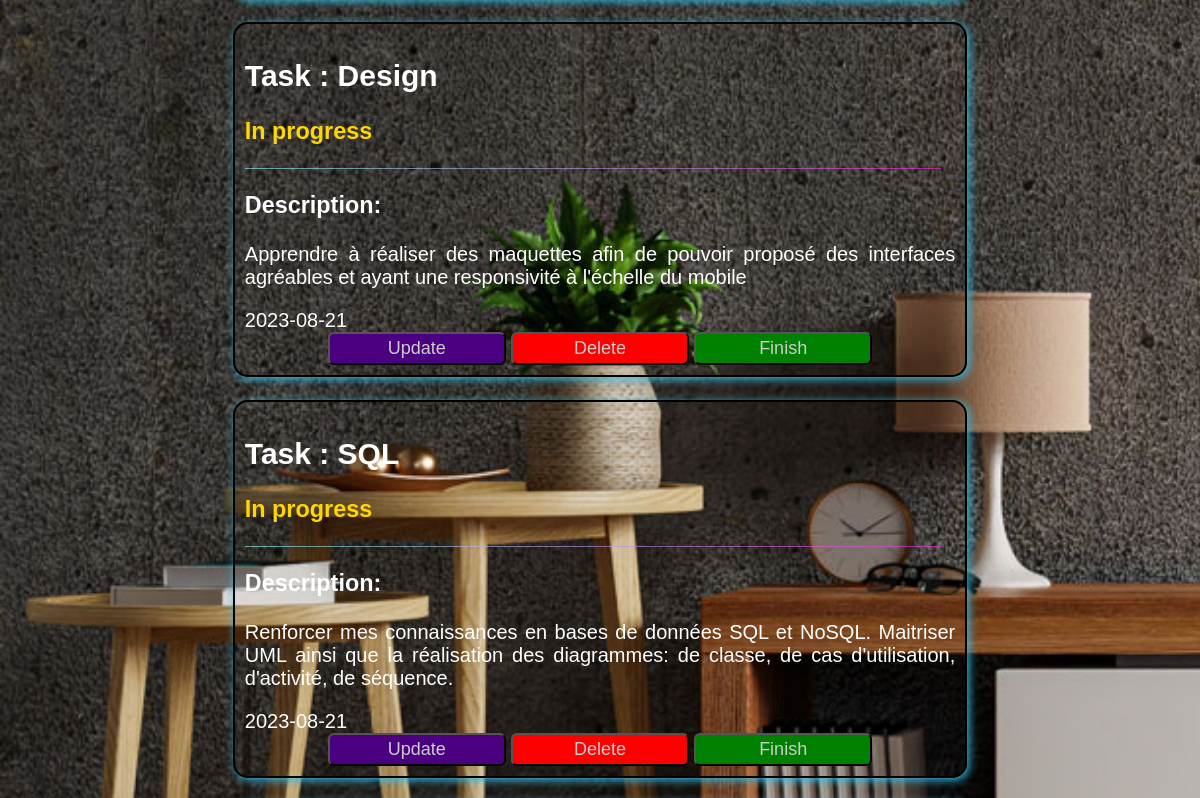
The page /index.php?val=list (signed in, middle part) on the database as committed earlier.
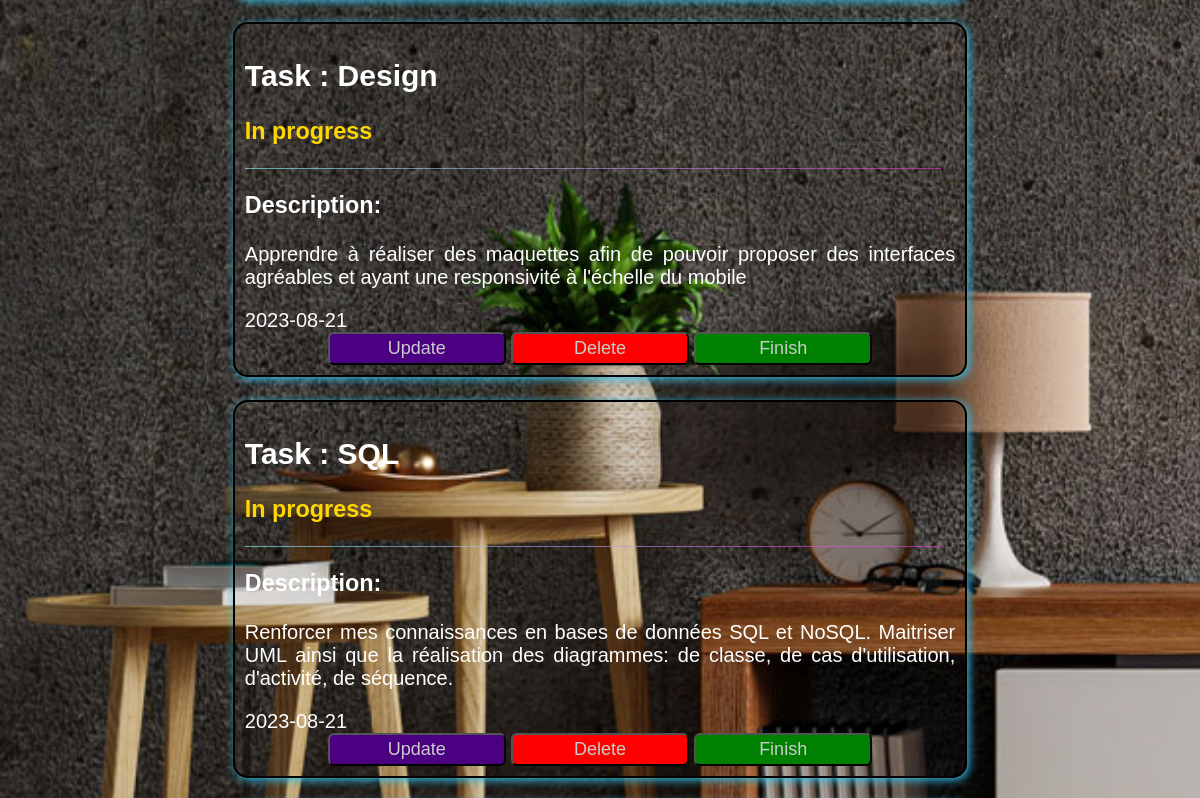
The same page on the database as committed later.
### tables this page shows
CREATE TABLE `tasks` (
  `id_task` int(11) NOT NULL AUTO_INCREMENT,
  `title` varchar(100) NOT NULL,
  `description` text DEFAULT NULL,
  `dates` date DEFAULT NULL,
  `status` varchar(20) DEFAULT 'In progress',
  `id_user` int(11) DEFAULT NULL,
  PRIMARY KEY (`id_task`),
  KEY `id_user` (`id_user`),
  CONSTRAINT `tasks_ibfk_1` FOREIGN KEY (`id_user`) REFERENCES `users` (`id_user`)
);

### liste.php (the view, shortened to what this page needs)
<div class="tasks">
    <?php
    require "connexion.php";
    $user = $_SESSION['user'];
    $sql = "SELECT * FROM users WHERE username = ? ";
    $req = $connexion->prepare($sql);
    $req->execute([$user['username']]);
    $result = $req->fetch();
    $sql = "SELECT  * FROM tasks WHERE id_user = ?";
    $req = $connexion->prepare($sql);
    $req->execute([$result['id_user']]);
    while ($row = $req->fetch()) {
        if ($row['status'] === 'In progress') {
            echo " <br/>
            <center>
            <form method='POST' action=index.php?val=trait>
            <input type='hidden' name='status' value=" . $row['status'] . ">
            <input type='hidden' name='mon_id' value=" . $row['id_task'] . ">
                 <div class='form-task'>
                    <div class='id_task'>
                    <h2>Task : " . $row['title'] . " </h2> <h3 style='color:gold;'> " . $row['status'] . " </h3> </div>
                    <div class='line'></div>
                    <div class='desc-task'>
                        <h3>Description: </h3>
                        <p>
                            " . $row['description'] . "
                        </p>
                    </div>
                    <div class='date-task'>" . $row['dates'] . "</div>
                    <div class=' status-task>
                    </div>
                    <br>
                    <div class='button-task'>
                    <center>
                        <button name='action' class='btn-update' value='update'>Update</button>
                        <button name='action' class='btn-delete' value='delete'>Delete</button>
                        <button name='action' class='btn-finish' value='finish'>Finish</button>
                    <center/>
                    </div>
                </div>
            </center></form>";
        }
    }
    ?>
</div>

### index.php (shortened to what this page needs)
<!DOCTYPE html>
<html lang="fr">
<head>
    <link rel="stylesheet" href="./assets/css/style.css">
</head>
<body>
    <?php include "header.php"; ?>
    <?php include "contenu.php"; ?>
</body>
</html>

### header.php (shortened to what this page needs)
<br />

### contenu.php (shortened to what this page needs)
<?php
if (!isset($_REQUEST['val'])) {
    include "accueil.php";
} else {
    switch ($_REQUEST['val']) {
        case 'list':
            include "liste.php";
            break;
    }
}

### assets/css/style.css (style rules this page uses)
body { background-size: cover; font-size: 20px; background-image: url(../img/cambg_1.jpg); }
.line { width: 98%; height: 01px; background: #ef32d9; background: -webkit-linear-gradient(to right, #89fffd, #ef32d9); background: linear-gradient(to right, #89fffd, #ef32d9); opacity: 0.6; }
.tasks { display: flex; flex-direction: column; }
.form-task { color: rgb(255, 255, 255); border: solid black 2px; border-radius: 15px; padding: 10px; width: 60%; height: auto; text-align: justify; background-size: cover; box-shadow: 2px 2px 10px #33c0eb; font-family: 'Trebuchet MS', 'Lucida Sans Unicode', 'Lucida Grande', 'Lucida Sans', Arial, sans-serif; }
.desc-task p { flex-wrap: wrap; color: #ffffffff; }
.btn-update { width: 25%; height: 33px; border-radius: 6px; background-color: indigo; color: #ccc; font-size: large; font-family: 'Trebuchet MS', 'Lucida Sans Unicode', 'Lucida Grande', 'Lucida Sans', Arial, sans-serif; }
.btn-delete { width: 25%; height: 33px; border-radius: 6px; color: #ccc; background-color: red; font-size: large; font-family: 'Trebuchet MS', 'Lucida Sans Unicode', 'Lucida Grande', 'Lucida Sans', Arial, sans-serif; }
.btn-finish { width: 25%; height: 33px; border-radius: 6px; background-color: green; color: #ccc; font-size: large; font-family: 'Trebuchet MS', 'Lucida Sans Unicode', 'Lucida Grande', 'Lucida Sans', Arial, sans-serif; }

Rows that differ between the two databases and show on the page:
changed tasks "Design": description "Apprendre à réaliser des maquettes afin de pouvoir proposé des interfaces agréables et ayant une responsivité à l'échelle du mobile" → "Apprendre à réaliser des maquettes afin de pouvoir proposer des interfaces agréables et ayant une responsivité à l'échelle du mobile"
